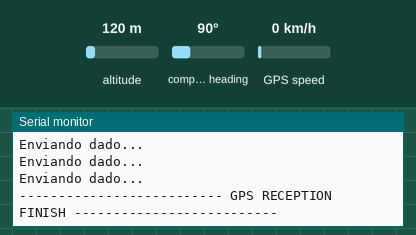
The sketch below on a simulated ESP32. Shown: the last lines printed to the serial monitor. The test bench sets the inputs (shaded band); at power-on: altitude 120 m, GPS speed 0 km/h, compass heading 90°. The GPS gets a fix after 3 s at 37.7749, -122.4194 with 8 satellites.

Above: at 1.5 s.
1.6 s: altitude set to 20 m
At 4.2 s:
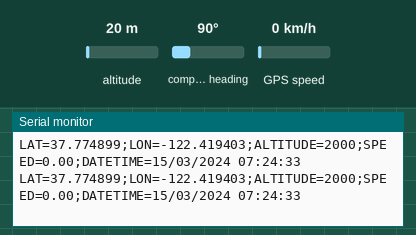
5.7 s: GPS speed set to 2 km/h
At 7.0 s:
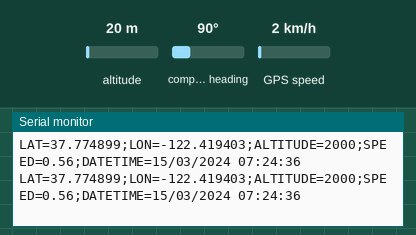
7.2 s: altitude set to 250 m
At 8.2 s:
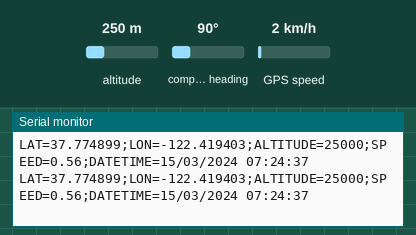

The sketch:

rocket-system.ino.ino
```cpp
// #include "gps.h"

#include <SoftwareSerial.h>
#include <TinyGPS.h>
// #include <SD.h>
// #include <SPI.h>
#include <WiFi.h>
#include <WiFiClient.h>

#define RX_PIN_GPS 17
#define TX_PIN_GPS 16
#define CS_SD_CARD 5
#define CLK_SD_CARD 18
#define MOSI_SD_CARD 23
#define MISO_SD_CARD 19

const unsigned char UBLOX_INIT[] PROGMEM =
{
  //// Rate (pick one)
  // 0xB5,0x62,0x06,0x08,0x06,0x00,0x64,0x00,0x01,0x00,0x01,0x00,0x7A,0x12, //(10Hz)
  0xB5,0x62,0x06,0x08,0x06,0x00,0xC8,0x00,0x01,0x00,0x01,0x00,0xDE,0x6A, //(5Hz)
  // 0xB5,0x62,0x06,0x08,0x06,0x00,0xE8,0x03,0x01,0x00,0x01,0x00,0x01,0x39, //(1Hz)
  //// Disable specific NMEA sentences
  // 0xB5,0x62,0x06,0x01,0x08,0x00,0xF0,0x00,0x00,0x00,0x00,0x00,0x00,0x01,0x00,0x24, // GxGGA off
  // 0xB5,0x62,0x06,0x01,0x08,0x00,0xF0,0x01,0x00,0x00,0x00,0x00,0x00,0x01,0x01,0x2B, // GxGLL off
  //0xB5,0x62,0x06,0x01,0x08,0x00,0xF0,0x02,0x00,0x00,0x00,0x00,0x00,0x01,0x02,0x32, // GxGSA off
  // 0xB5,0x62,0x06,0x01,0x08,0x00,0xF0,0x03,0x00,0x00,0x00,0x00,0x00,0x01,0x03,0x39, // GxGSV off
  // 0xB5,0x62,0x06,0x01,0x08,0x00,0xF0,0x04,0x00,0x00,0x00,0x00,0x00,0x01,0x04,0x40, // GxRMC off
  // 0xB5,0x62,0x06,0x01,0x08,0x00,0xF0,0x05,0x00,0x00,0x00,0x00,0x00,0x01,0x05,0x47 // GxVTG off

  // Rate
  // 0xB5,0x62,0x06,0x08,0x06,0x00,0x64,0x00,0x01,0x00,0x01,0x00,0x7A,0x12,   // (10Hz)
  //0xB5,0x62,0x06,0x08,0x06,0x00,0xC8,0x00,0x01,0x00,0x01,0x00,0xDE,0x6A, // (5Hz)
  //0xB5,0x62,0x06,0x08,0x06,0x00,0xE8,0x03,0x01,0x00,0x01,0x00,0x01,0x39  // (1Hz)
};


WiFiServer server(2503);
const char *ssid = "LaBamba";             // SSID para o Wifi da ESP32
const char *password = "123456789";       // Senha para a rede Wifi da ESP32

char formatted_string[150];
float flat = 0.0f, flon = 0.0f;
long altitude;
float speed;
unsigned long age;
byte month, hour, day, minute, second;
int year;
char dt[32];

TinyGPS gps;
SoftwareSerial gpsSerial(16, 17);

void setup()
{
  // Start Serial
  gpsSerial.begin(9600);
  Serial.begin(9600);

  Serial.println("Starting....");

  // Configura a ESP32 como Access Point
  WiFi.softAP(ssid, password);
  IPAddress IP = WiFi.softAPIP();

  Serial.println("Wifi Iniciado");
  Serial.print("IP Address: ");
  Serial.println(IP);

  server.begin();

  Serial.write("---------------------- GPS CONFIGURATION START --------------------------\n");
  for(unsigned int i = 0; i < sizeof(UBLOX_INIT); i++) {
    Serial.write("Enviando dado...\n");
    gpsSerial.write( pgm_read_byte(UBLOX_INIT+i) );
  };
  Serial.write("-------------------------- GPS RECEPTION FINISH --------------------------\n");
}

void loop()
{
  WiFiClient client = server.available();

  if (client) {
    // Serial.print("Novo cliente disponível...");

    // Agora, envie os dados do GPS para o cliente
    if (client.connected()) {
      // Serial.println("Cliente conectado!");

      // client.print("HTTP/1.1 200 OK\r\nContent-Type: text/plain\r\n\r\n");
      client.println(formatted_string);

      // delay(100);
    }
  }

  read_gps_data();

  // write_data_to_sd_card();

  // delay(200);
  client.stop();
  // Serial.println("Cliente desconectado!");
}

void read_gps_data() {
  while (gpsSerial.available() > 0) {
    if (gps.encode(gpsSerial.read())) {
      gps.f_get_position(&flat, &flon, &age);

      speed = gps.f_speed_mps();
      altitude = gps.altitude();

      gps.crack_datetime(&year, &month, &day, &hour, &minute, &second);

      sprintf(dt, "%02d/%02d/%02d %02d:%02d:%02d", day, month, year, hour-3, minute, second);
      sprintf(formatted_string, "LAT=%.6f;LON=%.6f;ALTITUDE=%ld;SPEED=%.2f;DATETIME=%s", flat, flon, altitude, speed, dt);

      Serial.println(formatted_string);
    }
  }
}
```

Measured:
- after the input at 1.6 s, the serial monitor: prints a new line after 1.8 s (image 1)
- after the input at 5.7 s, the serial monitor: prints a new line after 0.70 s (image 2)
- after the input at 7.2 s, the serial monitor: prints a new line after 0.20 s (image 3)
